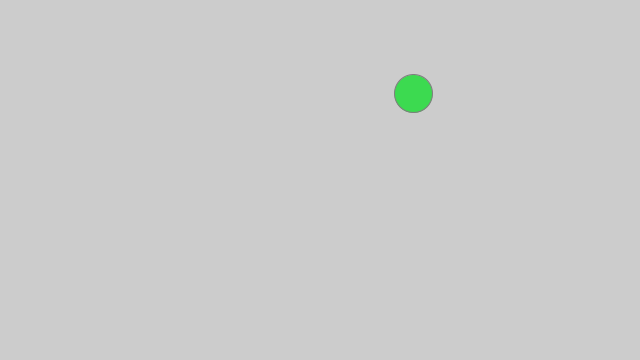
Frame 1 (no input)
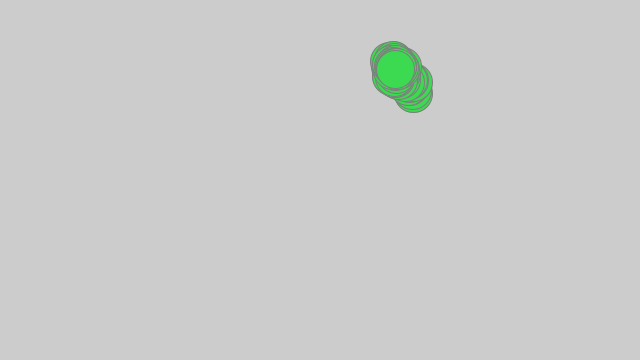
Frame 60 (the mouse pressed at the canvas centre just before this capture)
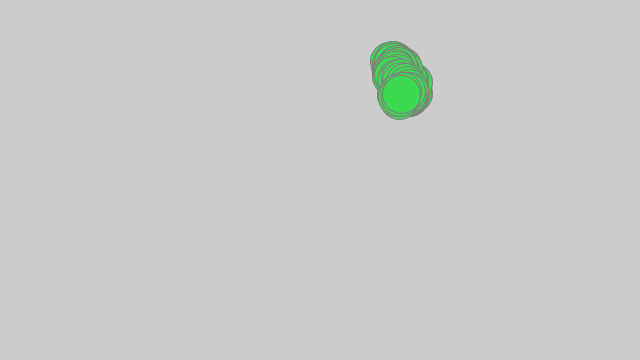
Frame 120 (the mouse held since frame 60 and released just before this capture)

The Processing sketch that drew these frames (run headless with seeded random() and noise(); from frame 60 on, the mouse is pressed at the canvas centre):

// Processing sketch: kryp_1
// ── kryp_1.pde
// DEKLARERA 
Kryp ettKryp; 

void setup() {
  size(640, 360);
  stroke(126);
  // INITIERA 
  // med aktuella variabler
  ettKryp = new Kryp(random(width), random(height), random(2, 40));
}

void draw() {
  // ANVÄND FUKTIONALITET
  ettKryp.move(); 
  ettKryp.display();
}

// ── Kryp.pde
// vi börjar med att själva kryp-klassen som alltså är en abstraktion för alla vår kryp som vi sen skall skapa.  
 
class Kryp {
  
  // GLOBALA VARIABLER
  // vi börjar med ett par variabler för position, storlek, färg och id
  float x, y;
  float theSize;
  color kColor; 
  int id;
  int kId;

  // KONSTRUKTOR
  // klassen har en konstruktor som initierar varje kryp med aktuella variabler
  Kryp(float _x, float _y, float _theSize) {
    x = _x;
    y = _y;
    theSize = _theSize;
    kColor = color(random(255), random(255), random(255)); 
  } 
  
  // FUNKTIONER 
  // så här visar vi upp krypet
  void display() {
    fill(kColor);  
    
    ellipse(x, y, theSize, theSize);
  }

  // krypet rör sig   
  void move() {
    x += random(8) -4;
    y += random(8) -4;
  }
}
